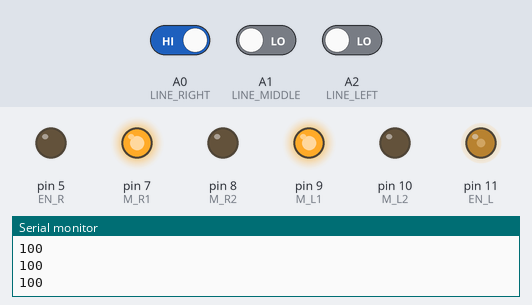
The sketch below on a simulated Arduino Uno, built with avr-gcc and run on an emulated ATmega328P. Parts: output pins drawn as LEDs (lit = HIGH), the last lines printed to the serial monitor. The inputs (shaded band) are chosen by the test bench; at power-on: A0 (LINE_RIGHT) HIGH, A1 (LINE_MIDDLE) LOW, A2 (LINE_LEFT) LOW.

Above: at 1.2 s.
1.3 s: A0 (LINE_RIGHT) driven LOW and A1 (LINE_MIDDLE) driven HIGH
At 2.0 s:
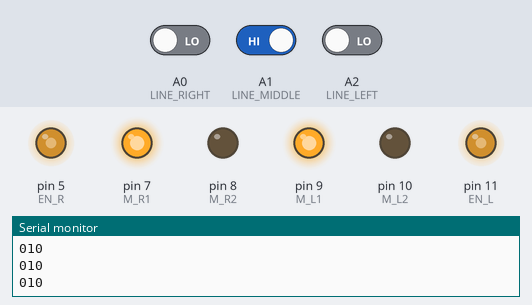
2.8 s: A2 (LINE_LEFT) driven HIGH
At 3.3 s:
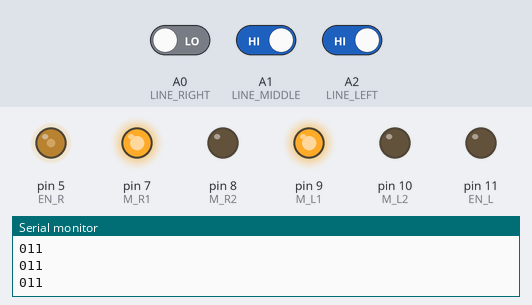
4.3 s: A0 (LINE_RIGHT) driven HIGH
At 5.5 s:
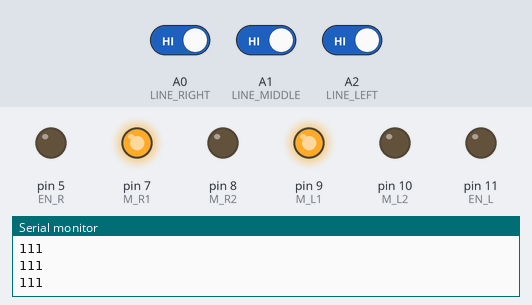
5.8 s: A0 (LINE_RIGHT) driven LOW
At 6.7 s:
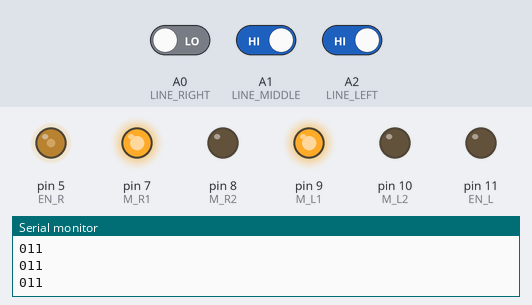
7.3 s: A2 (LINE_LEFT) driven LOW
At 7.8 s:
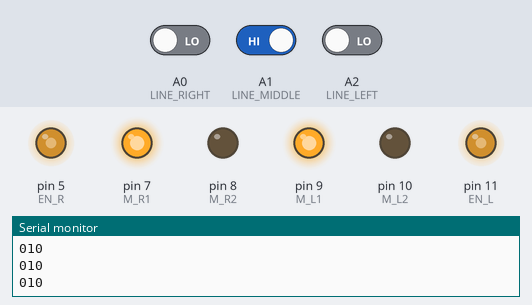
Timing chart, 0 to 9.8 s (numbered marks = the images above; inputs shaded):
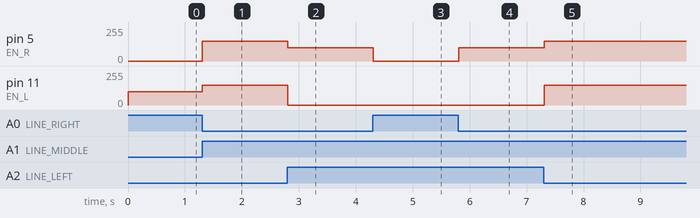

The sketch:

LineIf_3Sensor.ino
```cpp
#define BASE_R 150
#define BASE_L 150
int speedR=BASE_R;
int speedL=BASE_L;

#define LINE_LEFT A2
#define LINE_MIDDLE A1
#define LINE_RIGHT A0
#define EN_R   5
#define M_R1   7
#define M_R2   8
#define EN_L   11
#define M_L1   9
#define M_L2   10
void setup() {
  pinMode(EN_R,OUTPUT);
  pinMode(M_R1,OUTPUT);
  pinMode(M_R2,OUTPUT);
  pinMode(M_L1,OUTPUT);
  pinMode(M_L2,OUTPUT);
  pinMode(EN_L,OUTPUT);

  pinMode(LINE_RIGHT,INPUT);
  pinMode(LINE_MIDDLE,INPUT);
  pinMode(LINE_LEFT,INPUT);

  digitalWrite(M_R1,HIGH);
  digitalWrite(M_R2,LOW);
  digitalWrite(M_L1,HIGH);
  digitalWrite(M_L2,LOW);
  Serial.begin(9600);
}
int prev=0;
void loop() {
  analogWrite(EN_R,speedR);
  analogWrite(EN_L,speedL);

  int r=digitalRead(LINE_RIGHT);
  int m=digitalRead(LINE_MIDDLE);
  int l=digitalRead(LINE_LEFT);
  Serial.print(r);Serial.print(m);Serial.print(l);
  Serial.println();

  if(!r && m && !l) {speedR=BASE_R;speedL=BASE_L;prev=10;}
  else if(r && (m && !l)) {speedR=0;speedL=BASE_L-50;delay(0);prev=110;}
  else if(r && (!m && !l)) {speedR=0;speedL=BASE_L-50;delay(0);prev=100;}
  else if( (!r && m) && l) {speedR=BASE_R-50;speedL=0;delay(0);prev=11;}
  else if( (!r && !m)&& l) {speedR=BASE_R-50;speedL=0;delay(0);prev=1;}
  else if(r && m && l){speedR=0;speedL=0;}
/*  else if( !r && !m && !l)
  {
    if(prev==100) {speedR=0;speedL=BASE_L;delay(10);}
    else if(prev==1){speedR=BASE_R-50;speedL=0;delay(10);}
    else {speedR=0;speedL=0;}
  }
*/
}
```

Measured:
- after the input at 1.3 s, pin 5 (EN_R): 0/255 → 150/255 at once; pin 11 (EN_L): 100/255 → 150/255 at once
- after the input at 2.8 s, pin 5 (EN_R): 150/255 → 100/255 at once; pin 11 (EN_L): 150/255 → 0/255 at once
- after the input at 4.3 s, pin 5 (EN_R): 100/255 → 0/255 at once
- after the input at 5.8 s, pin 5 (EN_R): 0/255 → 100/255 at once
- after the input at 7.3 s, pin 5 (EN_R): 100/255 → 150/255 at once; pin 11 (EN_L): 0/255 → 150/255 at once
